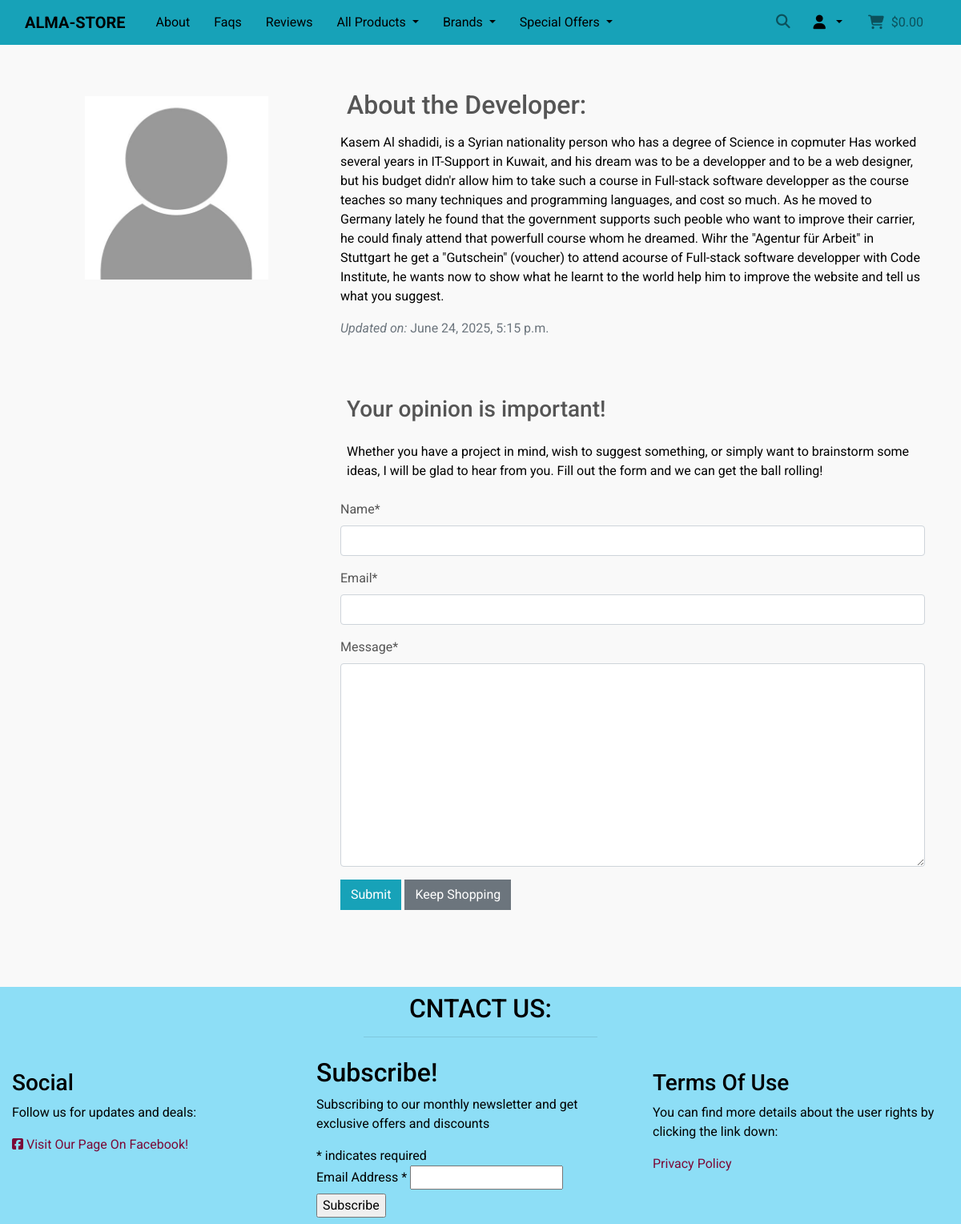
Page /about/ on the earlier database version.
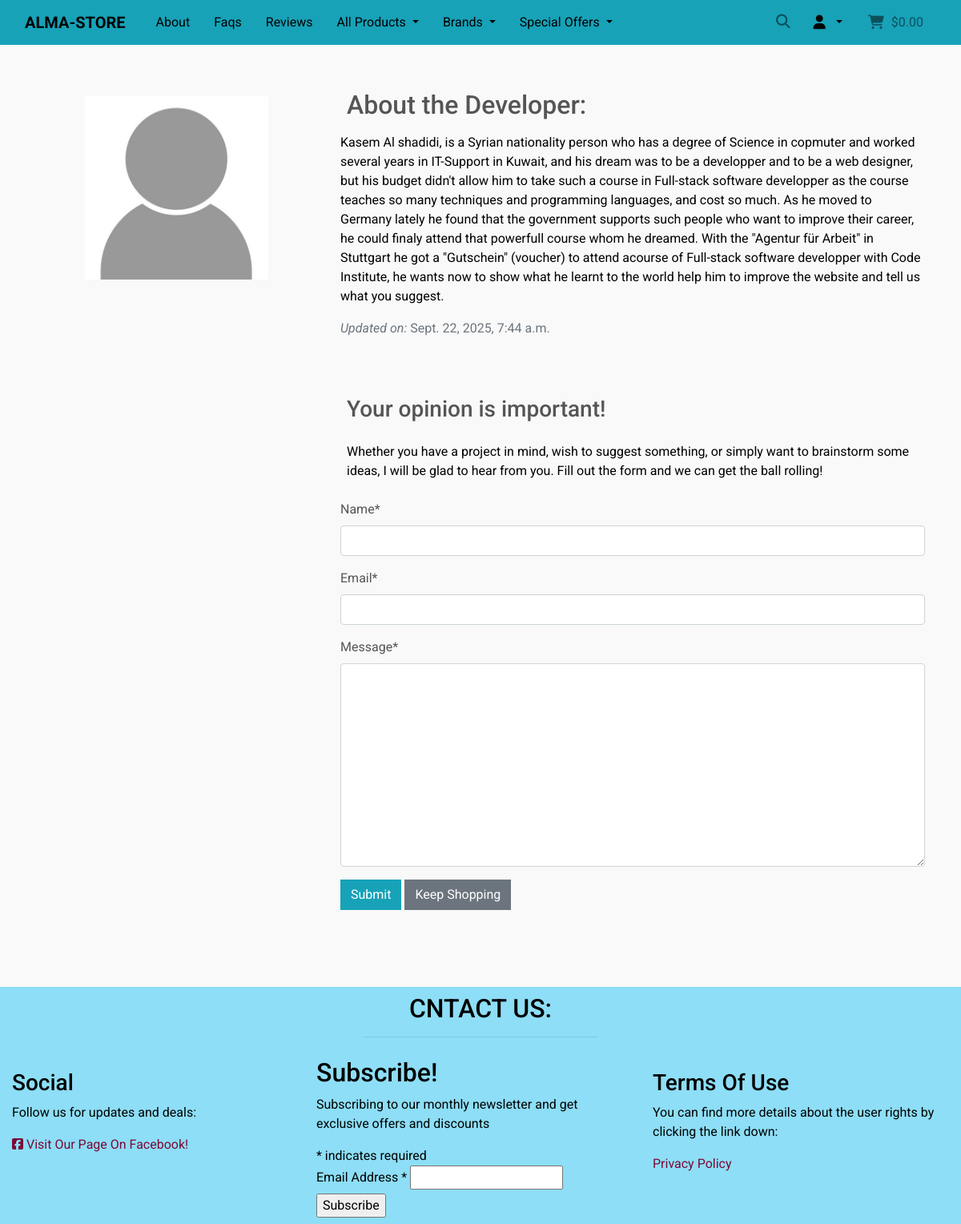
Same page on the later database version.
### about/models.py (models this page shows, shortened)
class About(models.Model):
    title = models.CharField(max_length=50)
    content = models.TextField()
    updated_on = models.DateTimeField(auto_now=True)
    image = models.ImageField(null=True, blank=True)

### about/views.py (the view)
# urls.py: path('', views.about_developer, name='about'),
def about_developer(request):
    template = 'about/about.html'
    about = About.objects.all().order_by('-updated_on').first()
    if request.method == 'POST':
        form = CollaborateForm(data=request.POST)
        if form.is_valid():
            form.save()
            messages.add_message(request, messages.SUCCESS,
                                 'Thank you for your collaboration, '
                                 'we will take your message in consideration ')
        else:
            messages.add_message(request, messages.ERROR,
                                 'There are some issues with the form, '
                                 'Please check the validation under fields!')
    else:
        form = CollaborateForm()
    context = {
        'about': about,
        'form': form,
    }
    return render(request, template, context)

### about/forms.py
class CollaborateForm(forms.ModelForm):
    class Meta:
        model = CollaborateRequest
        fields = ('name', 'email', 'message')

### bag/contexts.py (called while the page is built, shortened)
def bag_contents(request):
    bag_items = []
    total = 0
    product_count = 0
    bag = request.session.get('bag', {})
    if total < settings.FREE_DELIVERY_THRESHOLD:
        delivery = total * Decimal(settings.STANDARD_DELIVERY_PERCENTAGE / 100)
        free_delivery_delta = settings.FREE_DELIVERY_THRESHOLD - total
    else:
        delivery = 0
        free_delivery_delta = 0
    grand_total = delivery + total
    context = {
        'bag_items': bag_items,
        'total': total,
        'product_count': product_count,
        'delivery': delivery,
        'free_delivery_threshold': settings.FREE_DELIVERY_THRESHOLD,
        'free_delivery_delta': free_delivery_delta,
        'grand_total': grand_total,
    }
    return context

### about/templates/about/about.html (shortened to what this page needs)
{% extends "base.html" %}
{% load static %}
{% block content %}
  <div class="container mt-5">
    <div class="row">
        <div class="col-12 col-md-4 text-center">
            {% if about.image %}
                <img class="profile-img mt-2 mb-4 p-2" src="{{ about.image.url }}" alt="{{ about.title }}">
            {% else %}
                <img class="profile-img mt-2 mb-4 p-2" src="{{ MEDIA_URL }}nobody.jpg" alt="{{ about.title }}">
            {% endif %}
        </div>
        <div class="col-12 col-md-8 text-center text-md-left">
            <h2 class="p-2">{{ about.title }}:</h2>
            <p class="text-black">{{ about.content }}</p>
            <p class="text-muted"><em>Updated on: </em>{{ about.updated_on }}</p>
        </div>
    </div>
    <div class="row">
        <div class="col-12 col-md-8 offset-md-4 text-center text-md-left my-5">
            <h3 class="p-2">Your opinion is important!</h3>
            <p class="text-black p-2">
                Whether you have a project in mind, wish to suggest
                something, or simply want to brainstorm some ideas,
                I will be glad to hear from you. Fill out the form
                and we can get the ball rolling!
            </p>
            <form action="" method="POST">
                {{ form | crispy }}
                <div class="text-left">
                    <button type="submit" class="btn btn-info rounded-0">Submit</button>
                    <a href="{% url 'products' %}" class="btn btn-secondary rounded-0">Keep Shopping</a>
                </div>
            </form>
        </div>
    </div>
  </div>
{% endblock %}

Differences in the rows shown:
changed About "About the Developer": content "…of Science in copmuter Has worked several years in IT-Support in Kuwait, and his dream was to be a developper and to be a web designer, but his budget didn'r allow him to take such a course in Full-stack software developper as the course teaches so many techniques and programming languages, and cost so much. As he moved to Germany lately he found that the government supports such peoble who want to improve their carrier, he could finaly attend that powerfull course whom he dreamed. Wihr the \"Agentur für Arbeit\" in Stuttgart he get a \"Gutschein\" (voucher) to…" → "…of Science in copmuter and worked several years in IT-Support in Kuwait, and his dream was to be a developper and to be a web designer, but his budget didn't allow him to take such a course in Full-stack software developper as the course teaches so many techniques and programming languages, and cost so much. As he moved to Germany lately he found that the government supports such people who want to improve their career, he could finaly attend that powerfull course whom he dreamed. With the \"Agentur für Arbeit\" in Stuttgart he got a \"Gutschein\" (voucher) to…"; updated_on "June 24, 2025, 5:15 p.m." → "Sept. 22, 2025, 7:44 a.m."
